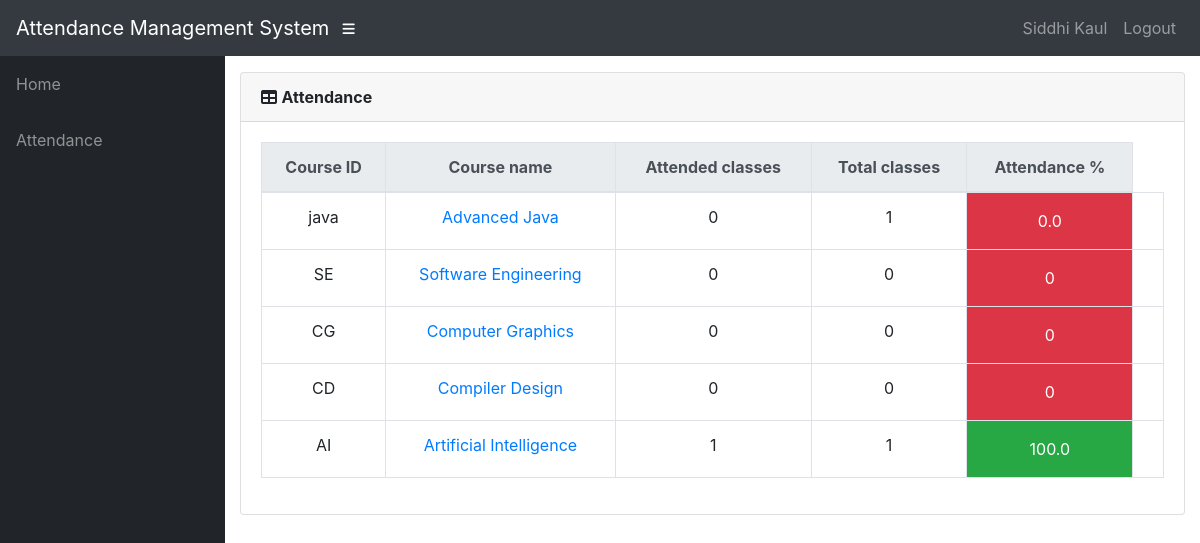
/polls/student/105/attendance (signed in), run on the app's committed database.
### polls/models.py (models this page shows, shortened)
class User(AbstractUser):
    @property
    def is_student(self):
        if hasattr(self, 'student'):
            return True
        return False

class Student(models.Model):
        user = models.OneToOneField(User, on_delete=models.CASCADE,null=True)
        name = models.CharField(max_length=200)
        roll_no = models.IntegerField(default=0)
        class_id = models.ForeignKey(Class,on_delete=models.CASCADE,default=1)
        father_name = models.CharField(max_length=100,default=1)
        sex = models.CharField(max_length=10,choices=sex_choice,default='male')
        def __str__(self):
            return self.name

class AttendenceTotal(models.Model):
        student=models.ForeignKey(Student,on_delete=models.CASCADE)
        course=models.ForeignKey(Course,on_delete=models.CASCADE)
        class Meta:
            unique_together=(('student','course'),)
        @property
        def att_class(self):
            stud=Student.objects.get(name=self.student)
            cr_id=Course.objects.get(name=self.course)
            att_class=Attendence.objects.filter(student=stud,course=cr_id,status='True').count()
            return att_class
        @property
        def total_class(self):
            stud=Student.objects.get(name=self.student)
            cr_id=Course.objects.get(name=self.course)
            total_class=Attendence.objects.filter(student=stud,course=cr_id).count()
            return total_class
        @property
        def attendence(self):
            stud=Student.objects.get(name=self.student)
            cr=Course.objects.get(name=self.course)
            att_cl=Attendence.objects.filter(student=stud,course=cr,status='True').count()
            ttotal_cl=Attendence.objects.filter(student=stud,course=cr).count()
            if(ttotal_cl == 0):
                attendence=0
            else:
                attendence=round(att_cl / ttotal_cl * 100,2)
            return attendence

class Course(models.Model):
        id=models.CharField(primary_key=True,max_length=100)
        name=models.CharField(max_length=100)
        shortname=models.CharField(max_length=50)
        dept=models.ForeignKey(Dept,on_delete=models.CASCADE)
        def __str__(self):
            return self.name

### polls/views.py (the view)
# urls.py: path('student/<int:stud_id>/attendance',views.attendance,name='attendance'),
@login_required()
def attendance(request,stud_id):
	stud=Student.objects.get(roll_no=stud_id)
	assc=Assign.objects.filter(class_id=stud.class_id)
	att_list=[]
	for aa in assc:
		try:
			aat=AttendenceTotal.objects.get(student=stud,course=aa.course)
		except AttendenceTotal.DoesNotExist:
			aat=AttendenceTotal(student=stud,course=aa.course)
			aat.save()
		att_list.append(aat)
	return render(request,'polls/attendance.html',{'att_list':att_list})

### polls/templates/polls/attendance.html
{% extends 'polls/base.html' %}
    {% load static %}
    {% block content %}
                  <div class="card mb-3">
            <div class="card-header">
              <i class="fas fa-table"></i>
            <b>Attendance</b></div>
            <div class="card-body">
              <div class="table-responsive">
                <table class="table table-bordered text-center" id="dataTable" width="100%" cellspacing="0">
                  <thead class="thead-light ">
                    <tr>
                        <th>Course ID</th>
                        <th>Course name</th>
                        <th>Attended classes</th>
                        <th>Total classes</th>
                        <th>Attendance %</th>
                    </tr>
                  </thead>
                  <tbody>
                    {% for a in att_list %}
                    <tr>
                        <td>{{ a.course_id }}</td>
                        <td><a href="{% url 'attendance_detail' a.student.roll_no a.course_id %}">{{a.course.name}}</a></td>
                        <td>{{ a.att_class }}</td>
                        <td>{{ a.total_class }}</td>
                        {% if a.attendence < 75 %}
                            <td class="p-3 mb-2 bg-danger text-white">{{ a.attendence }}</td>
                        {% else %}
                            <td class="p-3 mb-2 bg-success text-white">{{ a.attendence }}</td>
                        {% endif %}
                        <td>{{ a.classes_to_attend }}</td>
                    </tr>
                    {% empty %}
                            <p>student has no courses</p>
                    {% endfor %}
                  </tbody>
                </table>
              </div>
            </div>
          </div>
    {% endblock %}

### polls/templates/polls/base.html (shortened to what this page needs)
<!DOCTYPE html>
<html lang="en">
  <head>
      {% load static %}
    <link href="{% static '/polls/bootstrap/vendor/bootstrap/css/bootstrap.min.css' %}" rel="stylesheet">
    <link href="{% static '/polls/bootstrap/vendor/fontawesome-free/css/all.min.css' %}" rel="stylesheet" type="text/css">
    <link href="{% static '/polls/bootstrap/vendor/datatables/dataTables.bootstrap4.css' %}" rel="stylesheet">
    <link href="{% static '/polls/bootstrap/css/sb-admin.css' %}" rel="stylesheet">
  </head>
  <body id="page-top">
    <nav class="navbar navbar-expand navbar-dark bg-dark static-top">
      <a class="navbar-brand mr-1" href="{% url 'home' %}">Attendance Management System</a>
      <button class="btn btn-link btn-sm text-white order-1 order-sm-0" id="sidebarToggle" href="#">
        <i class="fas fa-bars"></i>
      </button>
        <div class="collapse navbar-collapse" id="navbarResponsive">
          <ul class="navbar-nav ml-auto">
            <li class="nav-item">
                {% if request.user.is_student %}
                    <a class="nav-link text-capitalize">{{ request.user.student.name }}</a>
                {% elif request.user.is_teacher %}
                    <a class="nav-link text-capitalize">{{ request.user.teacher.name }}</a>
                {% endif %}
            </li>
            <li class="nav-item">
                <a class="nav-link" href="#" data-toggle="modal" data-target="#logoutModal">Logout</a>
            </li>
          </ul>
        </div>
    </nav>
    <div id="wrapper">
      <ul class="sidebar navbar-nav">
            <li class="nav-item">
              <a class="nav-link" href="{% url 'home' %}">
                <span>Home</span>
              </a>
            </li>
        {% if request.user.is_student %}
            <li class="nav-item">
              <a class="nav-link" href="#">
                <span>Attendance</span>
              </a>
            </li>
        {% endif %}
      </ul>
      <div id="content-wrapper">
        <div class="container-fluid">
            {% block content %}
            {% endblock %}
        </div>
      </div>
    </div>
  </body>
</html>

### data on the page
User: user.student.name "Siddhi Kaul"
AttendenceTotal: course_id "java", course.name "Advanced Java", att_class "0", total_class "1", attendence "0.0"
AttendenceTotal: course_id "SE", course.name "Software Engineering", att_class "0", total_class "0", attendence "0"
AttendenceTotal: course_id "CG", course.name "Computer Graphics", att_class "0", total_class "0", attendence "0"
AttendenceTotal: course_id "CD", course.name "Compiler Design", att_class "0", total_class "0", attendence "0"
AttendenceTotal: course_id "AI", course.name "Artificial Intelligence", att_class "1", total_class "1", attendence "100.0"
